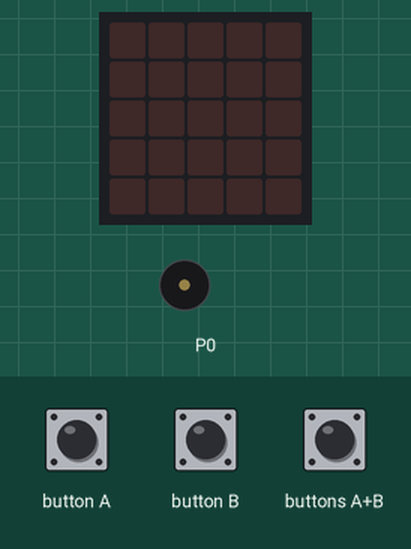
Bench run of a program on a simulated BBC micro:bit (MakeCode). Shown: the board's 5×5 LED display, buzzer (waves = sounding). Inputs (shaded band) come from the test bench. The 48×5 strip is a reading aid, not a part: it shows the text the display is scrolling, unrolled, one strip-width of it at a time.

Above: at 1.2 s.
1.3 s: button A pressed for 0.15 s
At 3.1 s:
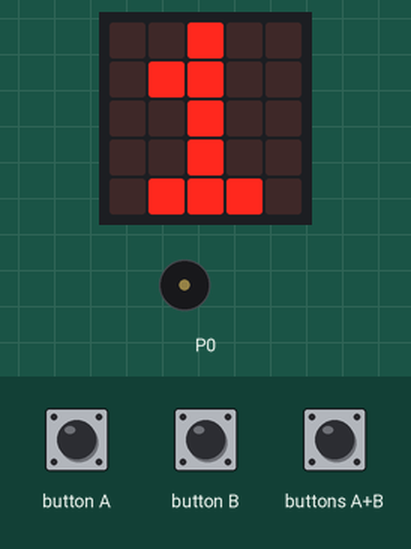
4.4 s: button B pressed for 0.15 s
At 4.98 s:
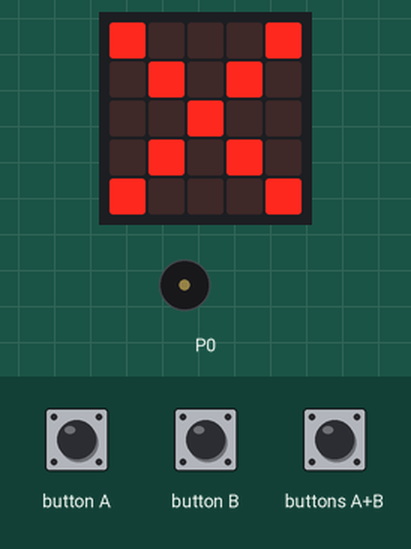
6.6 s: buttons A+B pressed for 0.15 s
At 9.4 s:
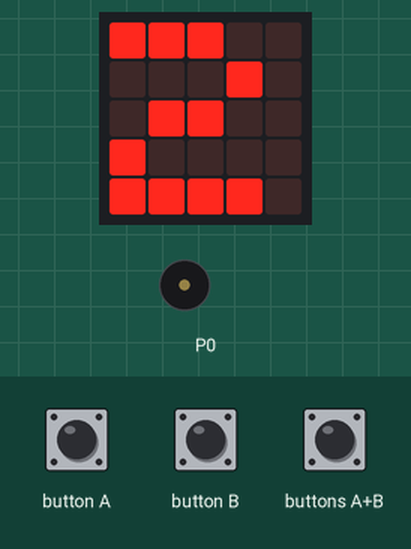
9.7 s: button A pressed for 0.15 s
At 10.24 s:
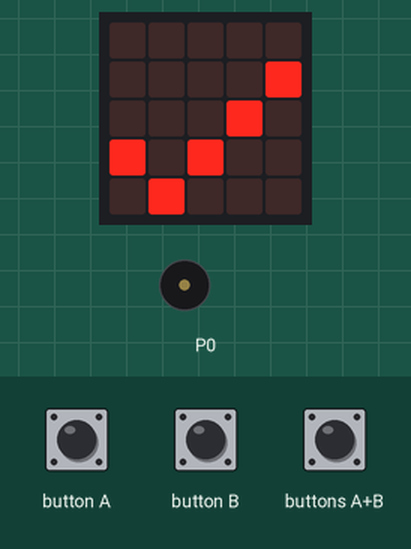
12.7 s: button B pressed 5 times (0.12 s each, 0.3 s apart)
At 14.39 s:
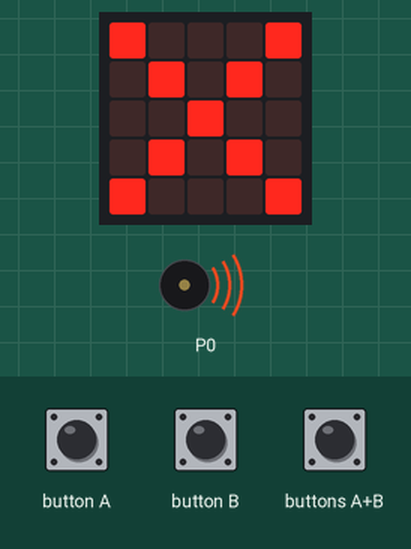
Timing chart, 0 to 26.2 s (numbered marks = the images above; inputs shaded):
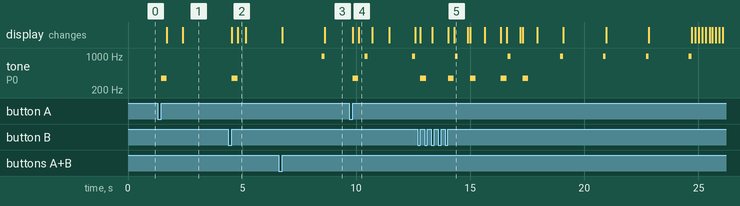

Measured:
- after the input at 1.3 s, tone on P0: silent → 349 Hz after 0.15 s, → silent 0.25 s later; the display: first changes after 0.41 s (image 1 shows a later state)
- after the input at 4.4 s, tone on P0: silent → 349 Hz after 0.15 s, → silent 0.25 s later
- after the input at 6.6 s, tone on P0: silent → 988 Hz after 1.9 s, → silent 0.12 s later; the display: first changes after 0.15 s (image 3 shows a later state)
- after the input at 9.7 s, the display: first changes after 0.15 s (image 4 shows a later state)
- what the display in image 4 shows lasts 0.6 s, from 10.1 s to 10.7 s

The program:

main.ts
```typescript
let Puntos = 0
let Iniciar = 0
input.onButtonPressed(Button.A, function () {
    basic.clearScreen()
    music.play(music.tonePlayable(349, music.beat(BeatFraction.Half)), music.PlaybackMode.UntilDone)
    basic.showIcon(IconNames.Yes)
    basic.pause(100)
    if (Puntos < 5) {
        Puntos += 0 + 1
        basic.showString("" + Puntos)
        basic.pause(2000)
        basic.clearScreen()
    }
    if (Puntos == 5) {
        basic.showString("¡Ganador!")
        basic.pause(5000)
        music.play(music.stringPlayable("C5 B A G F E D C ", 120), music.PlaybackMode.UntilDone)
        Puntos = 0
        basic.clearScreen()
    }
})
input.onButtonPressed(Button.AB, function () {
    Iniciar = 1
    for (let index = 0; index < 10; index++) {
        basic.showString("" + Iniciar)
        Iniciar += 1
        basic.pause(1000)
        music.play(music.tonePlayable(988, music.beat(BeatFraction.Quarter)), music.PlaybackMode.UntilDone)
    }
})
input.onButtonPressed(Button.B, function () {
    basic.clearScreen()
    music.play(music.tonePlayable(349, music.beat(BeatFraction.Half)), music.PlaybackMode.UntilDone)
    basic.showIcon(IconNames.No)
    basic.pause(100)
    if (Puntos < 1) {
        Puntos += 0 + 1
        basic.showString("" + Puntos)
        basic.pause(2000)
        basic.clearScreen()
    }
    if (Puntos == 0) {
        basic.showString("Fin")
        basic.pause(5000)
        music.play(music.stringPlayable("C5 B A G F E D C ", 120), music.PlaybackMode.UntilDone)
        Puntos = 0
        basic.clearScreen()
    }
})
```

test.ts
```typescript
// aquí va el archivo "tests"; esto no se compilará cuando este paquete se utilice como una extensión.
```
